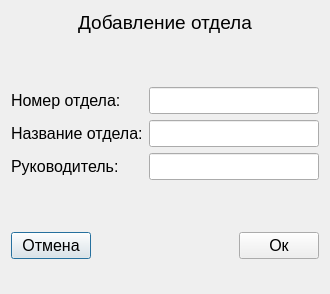
<?xml version="1.0" encoding="UTF-8"?>
<ui version="4.0">
 <class>AddDivision</class>
 <widget class="QDialog" name="AddDivision">
  <property name="geometry">
   <rect>
    <x>0</x>
    <y>0</y>
    <width>330</width>
    <height>294</height>
   </rect>
  </property>
  <property name="windowTitle">
   <string>Dialog</string>
  </property>
  <layout class="QGridLayout" name="gridLayout">
   <item row="4" column="0">
    <layout class="QGridLayout" name="gridLayout_2">
     <item row="0" column="0">
      <widget class="QPushButton" name="cancel">
       <property name="font">
        <font>
         <pointsize>12</pointsize>
        </font>
       </property>
       <property name="text">
        <string>Отмена</string>
       </property>
      </widget>
     </item>
     <item row="0" column="4">
      <widget class="QPushButton" name="accept">
       <property name="font">
        <font>
         <pointsize>12</pointsize>
        </font>
       </property>
       <property name="text">
        <string>Ок</string>
       </property>
      </widget>
     </item>
     <item row="0" column="1">
      <spacer name="horizontalSpacer">
       <property name="orientation">
        <enum>Qt::Horizontal</enum>
       </property>
       <property name="sizeHint" stdset="0">
        <size>
         <width>40</width>
         <height>20</height>
        </size>
       </property>
      </spacer>
     </item>
    </layout>
   </item>
   <item row="2" column="0">
    <layout class="QFormLayout" name="formLayout">
     <item row="0" column="0">
      <widget class="QLabel" name="label_5">
       <property name="font">
        <font>
         <pointsize>12</pointsize>
        </font>
       </property>
       <property name="text">
        <string>Номер отдела:</string>
       </property>
      </widget>
     </item>
     <item row="0" column="1">
      <widget class="QLineEdit" name="number">
       <property name="font">
        <font>
         <pointsize>12</pointsize>
        </font>
       </property>
      </widget>
     </item>
     <item row="2" column="0">
      <widget class="QLabel" name="label_6">
       <property name="font">
        <font>
         <pointsize>12</pointsize>
        </font>
       </property>
       <property name="text">
        <string>Руководитель:</string>
       </property>
      </widget>
     </item>
     <item row="2" column="1">
      <widget class="QLineEdit" name="director">
       <property name="font">
        <font>
         <pointsize>12</pointsize>
        </font>
       </property>
      </widget>
     </item>
     <item row="1" column="0">
      <widget class="QLabel" name="label_2">
       <property name="font">
        <font>
         <pointsize>12</pointsize>
        </font>
       </property>
       <property name="text">
        <string>Название отдела:</string>
       </property>
      </widget>
     </item>
     <item row="1" column="1">
      <widget class="QLineEdit" name="nameq">
       <property name="font">
        <font>
         <pointsize>12</pointsize>
        </font>
       </property>
      </widget>
     </item>
    </layout>
   </item>
   <item row="0" column="0">
    <widget class="QLabel" name="label">
     <property name="minimumSize">
      <size>
       <width>0</width>
       <height>0</height>
      </size>
     </property>
     <property name="maximumSize">
      <size>
       <width>400</width>
       <height>50</height>
      </size>
     </property>
     <property name="font">
      <font>
       <pointsize>14</pointsize>
      </font>
     </property>
     <property name="text">
      <string>Добавление отдела</string>
     </property>
     <property name="alignment">
      <set>Qt::AlignCenter</set>
     </property>
    </widget>
   </item>
   <item row="5" column="0">
    <widget class="QLabel" name="error">
     <property name="maximumSize">
      <size>
       <width>16777215</width>
       <height>20</height>
      </size>
     </property>
     <property name="font">
      <font>
       <pointsize>12</pointsize>
      </font>
     </property>
     <property name="styleSheet">
      <string notr="true">QLabel { color: rgb(200, 0, 0); } </string>
     </property>
     <property name="text">
      <string/>
     </property>
     <property name="alignment">
      <set>Qt::AlignCenter</set>
     </property>
    </widget>
   </item>
   <item row="3" column="0">
    <spacer name="verticalSpacer">
     <property name="orientation">
      <enum>Qt::Vertical</enum>
     </property>
     <property name="sizeHint" stdset="0">
      <size>
       <width>20</width>
       <height>40</height>
      </size>
     </property>
    </spacer>
   </item>
   <item row="1" column="0">
    <spacer name="verticalSpacer_2">
     <property name="orientation">
      <enum>Qt::Vertical</enum>
     </property>
     <property name="sizeHint" stdset="0">
      <size>
       <width>20</width>
       <height>40</height>
      </size>
     </property>
    </spacer>
   </item>
  </layout>
 </widget>
 <resources/>
 <connections>
  <connection>
   <sender>cancel</sender>
   <signal>clicked()</signal>
   <receiver>AddDivision</receiver>
   <slot>reject()</slot>
   <hints>
    <hint type="sourcelabel">
     <x>47</x>
     <y>245</y>
    </hint>
    <hint type="destinationlabel">
     <x>164</x>
     <y>146</y>
    </hint>
   </hints>
  </connection>
  <connection>
   <sender>accept</sender>
   <signal>clicked()</signal>
   <receiver>AddDivision</receiver>
   <slot>accept()</slot>
   <hints>
    <hint type="sourcelabel">
     <x>282</x>
     <y>245</y>
    </hint>
    <hint type="destinationlabel">
     <x>164</x>
     <y>146</y>
    </hint>
   </hints>
  </connection>
 </connections>
</ui>
